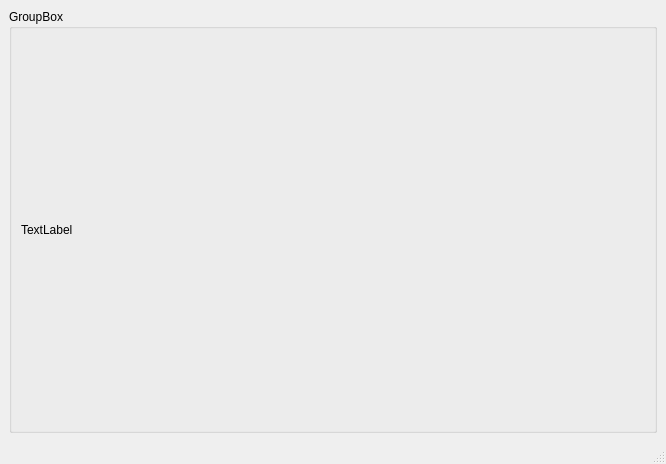
<?xml version="1.0" encoding="UTF-8"?>
<ui version="4.0">
 <class>DisplayUI</class>
 <widget class="QMainWindow" name="DisplayUI">
  <property name="geometry">
   <rect>
    <x>0</x>
    <y>0</y>
    <width>666</width>
    <height>464</height>
   </rect>
  </property>
  <property name="windowTitle">
   <string>MainWindow</string>
  </property>
  <widget class="QWidget" name="centralwidget">
   <layout class="QVBoxLayout" name="verticalLayout">
    <item>
     <widget class="QGroupBox" name="groupBox">
      <property name="title">
       <string>GroupBox</string>
      </property>
      <layout class="QHBoxLayout" name="horizontalLayout">
       <item>
        <widget class="QLabel" name="label">
         <property name="text">
          <string>TextLabel</string>
         </property>
        </widget>
       </item>
      </layout>
     </widget>
    </item>
   </layout>
  </widget>
  <widget class="QMenuBar" name="menubar">
   <property name="geometry">
    <rect>
     <x>0</x>
     <y>0</y>
     <width>666</width>
     <height>19</height>
    </rect>
   </property>
  </widget>
  <widget class="QStatusBar" name="statusbar"/>
 </widget>
 <resources/>
 <connections/>
</ui>
